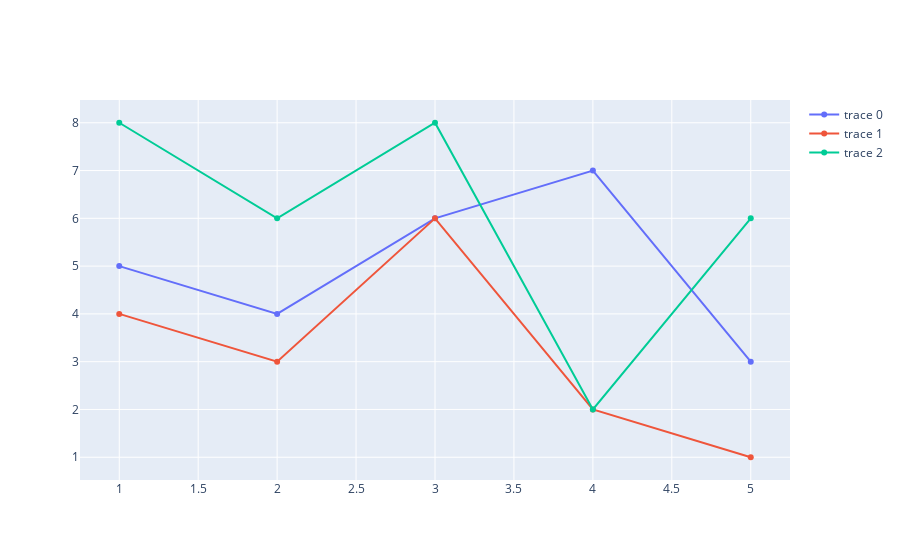

Notebook source saved alongside this figure:
### Code cell
# to create more lines in Line chart
x1, y1 = [1, 2, 3, 4, 5], [5, 4, 6, 7, 3]
x2, y2 = [1, 2, 3, 4, 5], [4, 3, 6, 2, 1]
x3, y3 = [1, 2, 3, 4, 5], [8, 6, 8, 2, 6]

fig = go.Figure()
fig.add_trace(go.Scatter(x=x1, y=y1))
fig.add_trace(go.Scatter(x=x2, y=y2))
fig.add_trace(go.Scatter(x=x3, y=y3))
fig.show()

### Figure 1 — Plotly figure (JSON) as saved in the notebook; plotly's stock layout.template omitted (floating-point values rounded to 4 significant figures)
{"data": [{"type": "scatter", "x": [1, 2, 3, 4, 5], "y": [5, 4, 6, 7, 3]}, {"type": "scatter", "x": [1, 2, 3, 4, 5], "y": [4, 3, 6, 2, 1]}, {"type": "scatter", "x": [1, 2, 3, 4, 5], "y": [8, 6, 8, 2, 6]}], "layout": {}}
